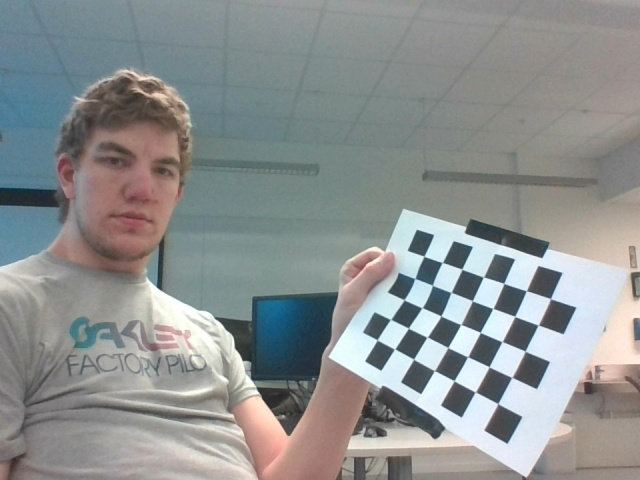
#> input picture images/img.jpg, 640 x 480 px
$ python Calibration.py
#> lines starting #> are read from the running program, lines starting #| are printed output that depends on the picture; after the words box and inside, x2 and y2 are one past the last pixel; in counts of white or black regions, pixels touching at a corner belong together
import numpy as np
import cv2
import glob


# termination criteria
criteria = (cv2.TERM_CRITERIA_EPS + cv2.TERM_CRITERIA_MAX_ITER, 30, 0.001)

# prepare object points, like (0,0,0), (1,0,0), (2,0,0) ....,(6,5,0)
objp = np.zeros((7*5,3), np.float32)
objp[:,:2] = np.mgrid[0:5,0:7].T.reshape(-1,2)

# Arrays to store object points and image points from all the images.
objpoints = [] # 3d point in real world space
imgpoints = [] # 2d points in image plane.

images = ['images/img.jpg']#glob.glob('*.jpg')
gray = None
for fname in images:
    img = cv2.imread(fname)
#> img is the input picture: shape (480, 640, 3); mean B, G, R 144.3, 144.6, 140.5
    gray = cv2.cvtColor(img,cv2.COLOR_BGR2GRAY)
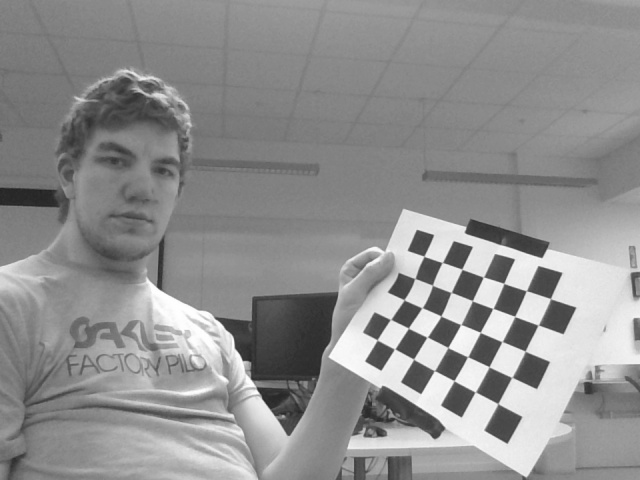
#> gray: shape (480, 640); min 30, max 255, mean 143.4

    # Find the chess board corners
    ret, corners = cv2.findChessboardCorners(gray, (5,7),None)
#> ret = True; corners = 35 rows, first 8: [550.4, 298.5], [538.2, 325], [525, 351], [511.9, 377.4], [497.7, 403.5], [526.3, 290.8], [514.7, 316.3], [501.7, 341.7]

    # If found, add object points, image points (after refining them)
    if ret == True:
        objpoints.append(objp)

        cv2.cornerSubPix(gray,corners,(11,11),(-1,-1),criteria)
        imgpoints.append(corners)

        # Draw and display the corners
        cv2.drawChessboardCorners(img, (5,7), corners,ret)
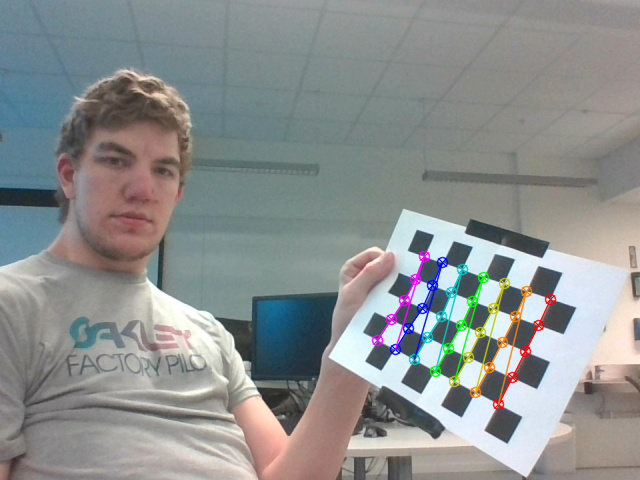
#> img: shape (480, 640, 3); 2.14% of pixels changed, all inside (x1, y1, x2, y2) = (371, 250, 557, 411)
        cv2.imshow('img',img)
        cv2.waitKey(500)

cv2.destroyAllWindows()


ret, mtx, dist, rvecs, tvecs = cv2.calibrateCamera(objpoints, imgpoints, gray.shape[::-1],None,None)
#> ret = 1.07; mtx = [[486.8, 0, 297.2], [0, 460.8, 239], [0, 0, 1]]; dist = [[0.139, -1.24, -0.0211, -0.0558, 1.78]]; rvecs = ([0.449, 0.962, 1.87],); tvecs = ([8.73, 2.25, 14.44],)

img = cv2.imread('img.jpg')
h,  w = img.shape[:2]
#> h = 480; w = 640
newcameramtx, roi=cv2.getOptimalNewCameraMatrix(mtx,dist,(w,h),1,(w,h))
#> newcameramtx = [[470.2, 0, 270.2], [0, 429.1, 229.8], [0, 0, 1]]; roi = (16, 49, 549, 387)

# undistort
dst = cv2.undistort(img, mtx, dist, None, newcameramtx)
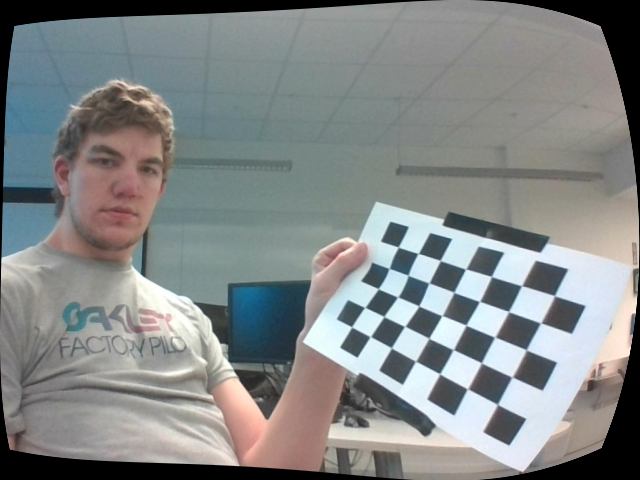
#> dst: shape (480, 640, 3); mean B, G, R 134.7, 134.8, 130.8

# crop the image
x,y,w,h = roi
#> x = 16; y = 49; w = 549; h = 387
dst = dst[y:y+h, x:x+w]
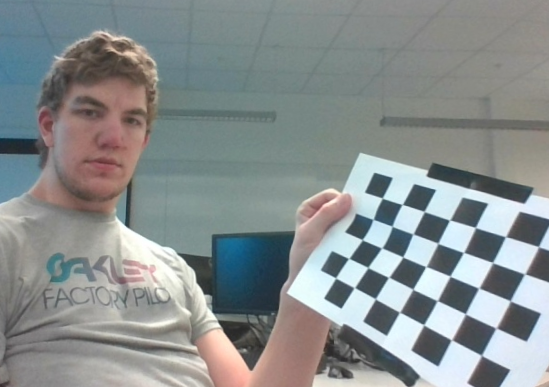
#> dst: shape (387, 549, 3); mean B, G, R 142.7, 142.4, 136.2
cv2.imshow('Calib res', dst)
cv2.waitKey(0)
cv2.imwrite('calibresult.png',dst)

np.savez('B', ret=ret,mtx=mtx,dist=dist,rvecs=rvecs,tvecs=tvecs)

$ run again, with images/raw.jpg copied over images/img.jpg
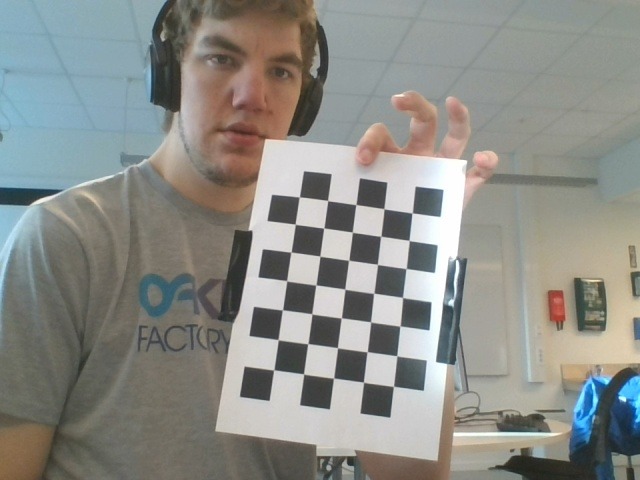
#> input picture images/raw.jpg, 640 x 480 px
#> img is the input picture: shape (480, 640, 3); mean B, G, R 135.8, 140.8, 139.4
#> `ret, corners = cv2.findChessboardCorners(gray, (5,7),None)`: ret = True; corners = 35 rows, first 8: [299.4, 197], [327.7, 200.5], [355.8, 204.6], [383.9, 208.7], [412, 213.1], [295.3, 224.2], [323.7, 228.1], [352.3, 232]
#> `cv2.drawChessboardCorners(img, (5,7), corners,ret)`:
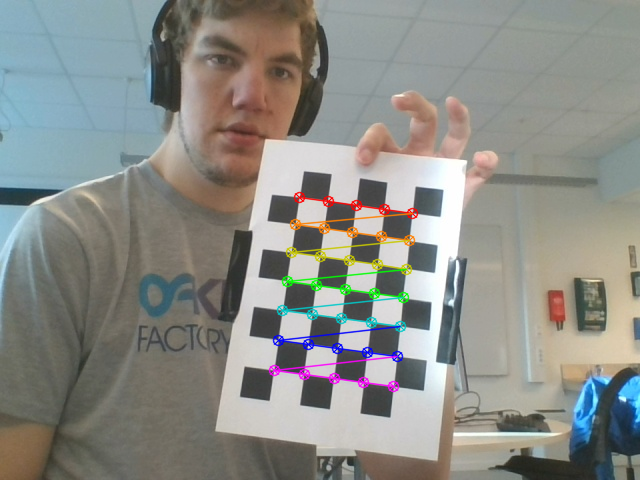
#> img: shape (480, 640, 3); 2.42% of pixels changed, all inside (x1, y1, x2, y2) = (268, 191, 419, 393)
#> `ret, mtx, dist, rvecs, tvecs = cv2.calibrateCamera(objpoints, imgpoint..`: ret = 0.168; mtx = [[789.5, 0, 369.8], [0, 796.9, 250.4], [0, 0, 1]]; dist = [[-0.939, 46.99, 0.00438, 0.0127, -691.6]]; rvecs = ([-0.251, -0.0836, 0.131],); tvecs = ([-2.47, -1.86, 27.35],)
#> newcameramtx = [[789.5, 0, 369.8], [0, 796.9, 250.4], [0, 0, 1]]; roi = (0, 0, 639, 479)
#> `x,y,w,h = roi`: x = 0; w = 639; h = 479
#> `dst = dst[y:y+h, x:x+w]`:
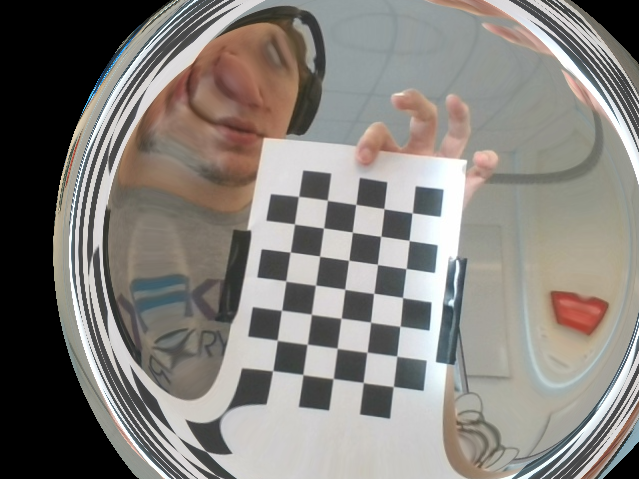
#> dst: shape (479, 639, 3); mean B, G, R 122.7, 127.6, 131.5
